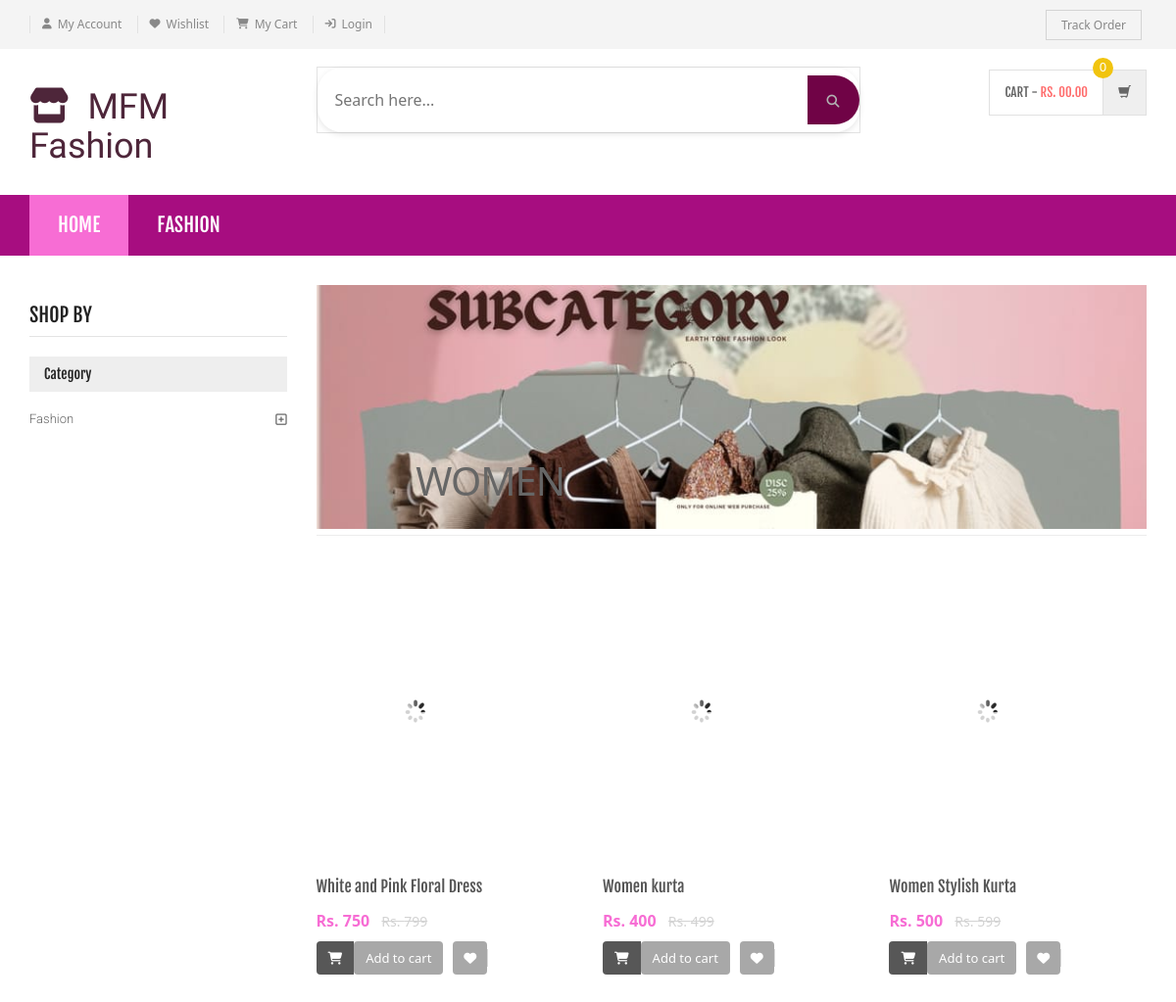
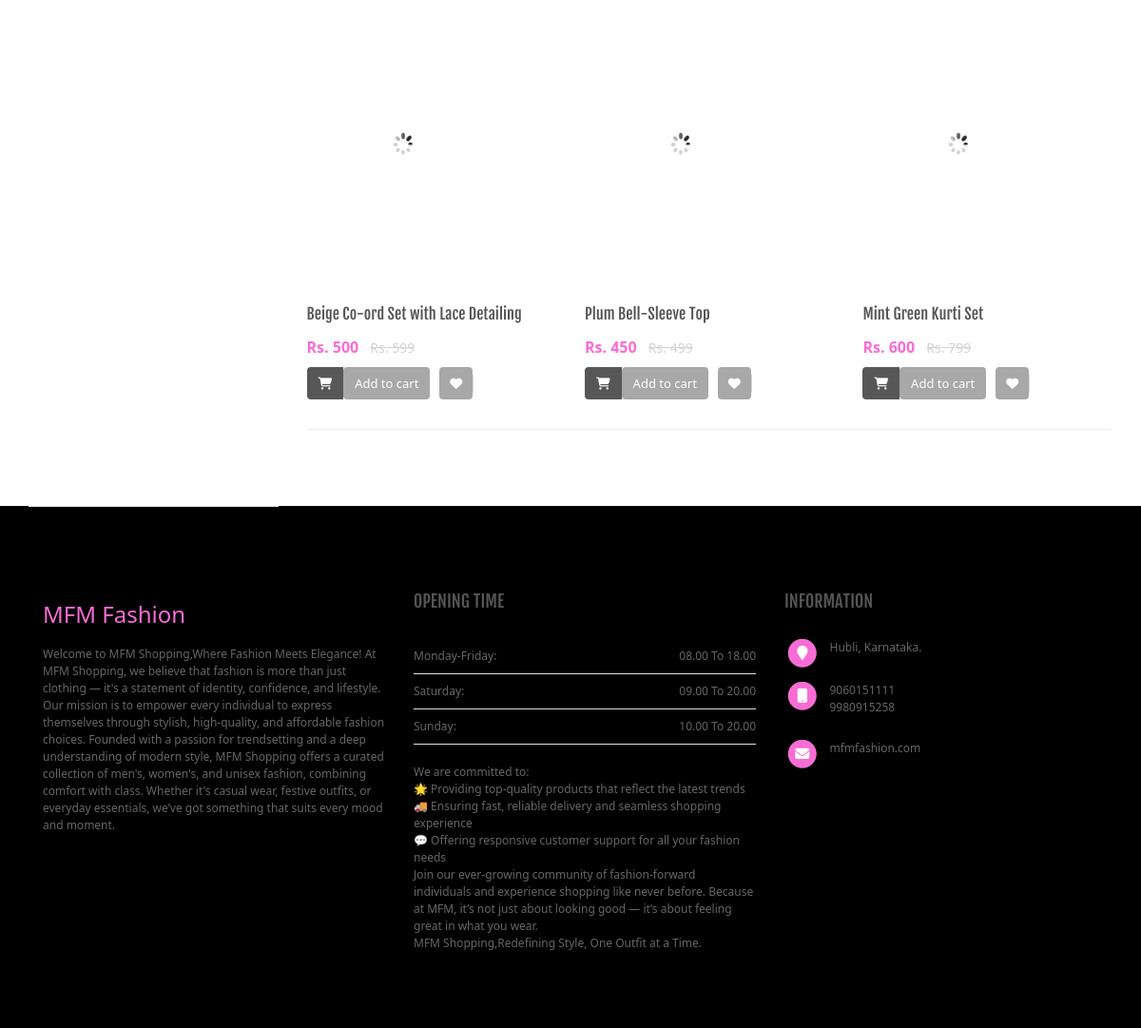
The page /shopping/sub-category.php?scid=29 on the database its author committed (2 pictures, top to bottom).
### tables this page shows
CREATE TABLE `category` (
  `id` int(11) NOT NULL,
  `categoryName` varchar(255) DEFAULT NULL,
  `categoryDescription` longtext DEFAULT NULL,
  `creationDate` timestamp NOT NULL DEFAULT current_timestamp(),
  `updationDate` varchar(255) DEFAULT NULL
);

CREATE TABLE `subcategory` (
  `id` int(11) NOT NULL,
  `categoryid` int(11) DEFAULT NULL,
  `subcategory` varchar(255) DEFAULT NULL,
  `creationDate` timestamp NULL DEFAULT current_timestamp(),
  `updationDate` varchar(255) DEFAULT NULL
);

CREATE TABLE `products` (
  `id` int(11) NOT NULL,
  `category` int(11) NOT NULL,
  `subCategory` int(11) DEFAULT NULL,
  `productName` varchar(255) DEFAULT NULL,
  `productCompany` varchar(255) DEFAULT NULL,
  `productPrice` int(11) DEFAULT NULL,
  `productPriceBeforeDiscount` int(11) DEFAULT NULL,
  `productDescription` longtext DEFAULT NULL,
  `productImage1` varchar(255) DEFAULT NULL,
  `productImage2` varchar(255) DEFAULT NULL,
  `productImage3` varchar(255) DEFAULT NULL,
  `shippingCharge` int(11) DEFAULT NULL,
  `productAvailability` varchar(255) DEFAULT NULL,
  `postingDate` timestamp NULL DEFAULT current_timestamp(),
  `updationDate` varchar(255) DEFAULT NULL,
  `stock_quantity` int(11) NOT NULL DEFAULT 0
);

### shopping/sub-category.php (the view, shortened to what this page needs)
<?php
include('includes/config.php');
$cid=intval($_GET['scid']);
?>
<!DOCTYPE html>
<html lang="en">
	<head>
	    <link rel="stylesheet" href="assets/css/bootstrap.min.css">
	    <link rel="stylesheet" href="assets/css/main.css">
	    <link rel="stylesheet" href="assets/css/red.css">
	    <link rel="stylesheet" href="assets/css/owl.carousel.css">
		<link rel="stylesheet" href="assets/css/owl.transitions.css">
		<link href="assets/css/lightbox.css" rel="stylesheet">
		<link rel="stylesheet" href="assets/css/animate.min.css">
		<link rel="stylesheet" href="assets/css/rateit.css">
		<link rel="stylesheet" href="assets/css/bootstrap-select.min.css">
		<link rel="stylesheet" href="assets/css/config.css">
		<link href="assets/css/green.css" rel="alternate stylesheet" title="Green color">
		<link href="assets/css/blue.css" rel="alternate stylesheet" title="Blue color">
		<link href="assets/css/red.css" rel="alternate stylesheet" title="Red color">
		<link href="assets/css/orange.css" rel="alternate stylesheet" title="Orange color">
		<link href="assets/css/dark-green.css" rel="alternate stylesheet" title="Darkgreen color">
		<link rel="stylesheet" href="assets/css/font-awesome.min.css">
	</head>
    <body class="cnt-home">
<header class="header-style-1">
<?php include('includes/top-header.php');?>
<?php include('includes/main-header.php');?>
<?php include('includes/menu-bar.php');?>
</header>
<div class="body-content outer-top-xs">
	<div class='container'>
		<div class='row outer-bottom-sm'>
			<div class='col-md-3 sidebar'>
	            <div class="sidebar-module-container">
	            	<h3 class="section-title">shop by</h3>
	            	<div class="sidebar-filter">
<div class="sidebar-widget wow fadeInUp outer-bottom-xs ">
	<div class="widget-header m-t-20 ">
		<h4 class="widget-title">Category</h4>
	</div>
	<div class="sidebar-widget-body m-t-10">
	         <?php $sql=mysqli_query($con,"select id,categoryName  from category");
while($row=mysqli_fetch_array($sql))
{
    ?>
		<div class="accordion">
	    	<div class="accordion-group">
	            <div class="accordion-heading">
	                <a href="category.php?cid=<?php echo $row['id'];?>"  class="accordion-toggle collapsed">
	                   <?php echo $row['categoryName'];?>
	                </a>
	            </div>
	        </div>
	    </div>
	    <?php } ?>
	</div>
</div>
	            	</div>
	            </div>
            </div>
			<div class='col-md-9'>
	<div id="category" class="category-carousel hidden-xs">
		<div class="item">
			<div class="image">
				<img src="assets/images/banners/cat-ban-2.jpg" alt="" class="img-responsive">
			</div>
			<div class="container-fluid">
				<div class="caption vertical-top text-left">
					<div class="big-text">
						<br />
					</div>
					       <?php $sql=mysqli_query($con,"select subcategory  from subcategory where id='$cid'");
while($row=mysqli_fetch_array($sql))
{
    ?>
					<div class="excerpt hidden-sm hidden-md">
						<?php echo htmlentities($row['subcategory']);?>
					</div>
			<?php } ?>
				</div>
			</div>
		</div>
</div>
				<div class="search-result-container">
					<div id="myTabContent" class="tab-content">
						<div class="tab-pane active " id="grid-container">
							<div class="category-product  inner-top-vs">
								<div class="row">
			<?php
$ret=mysqli_query($con,"select * from products where subCategory='$cid'");
$num=mysqli_num_rows($ret);
if($num>0)
{
while ($row=mysqli_fetch_array($ret))
{?>
		<div class="col-sm-6 col-md-4 wow fadeInUp">
			<div class="products">
	<div class="product">
		<div class="product-image">
			<div class="image">
				<a href="product-details.php?pid=<?php echo htmlentities($row['id']);?>"><img  src="assets/images/blank.gif" data-echo="admin/productimages/<?php echo htmlentities($row['id']);?>/<?php echo htmlentities($row['productImage1']);?>" alt="" width="200" height="300"></a>
			</div>
		</div>
		<div class="product-info text-left">
			<h3 class="name"><a href="product-details.php?pid=<?php echo htmlentities($row['id']);?>"><?php echo htmlentities($row['productName']);?></a></h3>
			<div class="product-price">
				<span class="price">
					Rs. <?php echo htmlentities($row['productPrice']);?>			</span>
										     <span class="price-before-discount">Rs. <?php echo htmlentities($row['productPriceBeforeDiscount']);?></span>
			</div>
		</div>
					<div class="cart clearfix animate-effect">
				<div class="action">
					<ul class="list-unstyled">
						<li class="add-cart-button btn-group">
						<?php if($row['productAvailability']=='In Stock'){?>
										<button class="btn btn-primary icon" data-toggle="dropdown" type="button">
								<i class="fa fa-shopping-cart"></i>
							</button>
							<a href="category.php?page=product&action=add&id=<?php echo $row['id']; ?>">
							<button class="btn btn-primary" type="button">Add to cart</button></a>
								<?php } else {?>
							<div class="action" style="color:red">Out of Stock</div>
					<?php } ?>
						</li>
		                <li class="lnk wishlist">
							<a class="add-to-cart" href="category.php?pid=<?php echo htmlentities($row['id'])?>&&action=wishlist" title="Wishlist">
								 <i class="icon fa fa-heart"></i>
							</a>
						</li>
					</ul>
				</div>
			</div>
			</div>
			</div>
		</div>
	  <?php } } else {?>
		<div class="col-sm-6 col-md-4 wow fadeInUp"> <h3>No Product Found</h3>
		</div>
<?php } ?>
										</div>
							</div>
						</div>
				</div>
			</div>
		</div></div>
</div>
</div>
<?php include('includes/footer.php');?>
</body>
</html>

### shopping/includes/menu-bar.php (shortened to what this page needs)
<div class="header-nav animate-dropdown">
    <div class="container">
        <div class="yamm navbar navbar-default" role="navigation">
            <div class="nav-bg-class">
                <div class="navbar-collapse collapse" id="mc-horizontal-menu-collapse">
	<div class="nav-outer">
		<ul class="nav navbar-nav">
			<li class="active dropdown yamm-fw">
				<a href="index.php" data-hover="dropdown" class="dropdown-toggle">Home</a>
			</li>
              <?php $sql=mysqli_query($con,"select id,categoryName  from category limit 6");
while($row=mysqli_fetch_array($sql))
{
    ?>
			<li class="dropdown yamm">
				<a href="category.php?cid=<?php echo $row['id'];?>"> <?php echo $row['categoryName'];?></a>
			</li>
			<?php } ?>
		</ul>
		<div class="clearfix"></div>
	</div>
</div>
            </div>
        </div>
    </div>
</div>

### shopping/assets/css/red.css (style rules this page uses)
a { color: #f76dd4; }
.header-style-1 .header-nav { background: #a70d80; }
.cnt-home .header-style-1 .header-nav .navbar .navbar-nav > li.active { background: #f76dd4; }
.product .product-info .product-price .price { color: #f76dd4; }
.sidebar .sidebar-module-container .sidebar-widget .sidebar-widget-body .accordion .accordion-group .accordion-heading .accordion-toggle, .sidebar .sidebar-module-container .sidebar-widget .sidebar-widget-body .accordion .accordion-group .accordion-heading .accordion-toggle:hover, .sidebar .sidebar-module-container .sidebar-widget .sidebar-widget-body .accordion .accordion-group .accordion-heading .accordion-toggle:focus, .sidebar .sidebar-module-container .sidebar-widget .sidebar-widget-body .accordion .accordion-group .accordion-heading .accordion-toggle:after { color: #ff6c6c; }

### shopping/assets/css/lightbox.css (style rules this page uses)
body:after { content: url(../images/close.png) url(../images/loading.gif) url(../images/prev.png) url(../images/next.png); display: none; }

### shopping/assets/css/green.css (style rules this page uses)
a { color: #abd07e; }
.header-style-1 .header-nav { background: #abd07e; }
.cnt-home .header-style-1 .header-nav .navbar .navbar-nav > li.active { background: #84b943; }
.product .product-info .product-price .price { color: #abd07e; }
.sidebar .sidebar-module-container .sidebar-widget .sidebar-widget-body .accordion .accordion-group .accordion-heading .accordion-toggle, .sidebar .sidebar-module-container .sidebar-widget .sidebar-widget-body .accordion .accordion-group .accordion-heading .accordion-toggle:hover, .sidebar .sidebar-module-container .sidebar-widget .sidebar-widget-body .accordion .accordion-group .accordion-heading .accordion-toggle:focus, .sidebar .sidebar-module-container .sidebar-widget .sidebar-widget-body .accordion .accordion-group .accordion-heading .accordion-toggle:after { color: #abd07e; }

### shopping/assets/css/blue.css (style rules this page uses)
a { color: #3498db; }
.header-style-1 .header-nav { background: #3498db; }
.cnt-home .header-style-1 .header-nav .navbar .navbar-nav > li.active { background: #1d6ca1; }
.product .product-info .product-price .price { color: #3498db; }
.sidebar .sidebar-module-container .sidebar-widget .sidebar-widget-body .accordion .accordion-group .accordion-heading .accordion-toggle, .sidebar .sidebar-module-container .sidebar-widget .sidebar-widget-body .accordion .accordion-group .accordion-heading .accordion-toggle:hover, .sidebar .sidebar-module-container .sidebar-widget .sidebar-widget-body .accordion .accordion-group .accordion-heading .accordion-toggle:focus, .sidebar .sidebar-module-container .sidebar-widget .sidebar-widget-body .accordion .accordion-group .accordion-heading .accordion-toggle:after { color: #3498db; }

### shopping/assets/css/orange.css (style rules this page uses)
a { color: #f39c12; }
.header-style-1 .header-nav { background: #f39c12; }
.cnt-home .header-style-1 .header-nav .navbar .navbar-nav > li.active { background: #ab6c09; }
.product .product-info .product-price .price { color: #f39c12; }
.sidebar .sidebar-module-container .sidebar-widget .sidebar-widget-body .accordion .accordion-group .accordion-heading .accordion-toggle, .sidebar .sidebar-module-container .sidebar-widget .sidebar-widget-body .accordion .accordion-group .accordion-heading .accordion-toggle:hover, .sidebar .sidebar-module-container .sidebar-widget .sidebar-widget-body .accordion .accordion-group .accordion-heading .accordion-toggle:focus, .sidebar .sidebar-module-container .sidebar-widget .sidebar-widget-body .accordion .accordion-group .accordion-heading .accordion-toggle:after { color: #f39c12; }

### shopping/assets/css/dark-green.css (style rules this page uses)
a { color: #12cca7; }
.header-style-1 .header-nav { background: #12cca7; }
.cnt-home .header-style-1 .header-nav .navbar .navbar-nav > li.active { background: #0b816a; }
.product .product-info .product-price .price { color: #12cca7; }
.sidebar .sidebar-module-container .sidebar-widget .sidebar-widget-body .accordion .accordion-group .accordion-heading .accordion-toggle, .sidebar .sidebar-module-container .sidebar-widget .sidebar-widget-body .accordion .accordion-group .accordion-heading .accordion-toggle:hover, .sidebar .sidebar-module-container .sidebar-widget .sidebar-widget-body .accordion .accordion-group .accordion-heading .accordion-toggle:focus, .sidebar .sidebar-module-container .sidebar-widget .sidebar-widget-body .accordion .accordion-group .accordion-heading .accordion-toggle:after { color: #12cca7; }

### rows shown on the page
category: categoryName "FASHION", categoryName "Fashion"
subcategory: subcategory "WOMEN"
products: productName "White and Pink Floral Dress", productPrice "750", productPriceBeforeDiscount "799"
products: productName "Women kurta", productPrice "400", productPriceBeforeDiscount "499"
products: productName "Women Stylish Kurta", productPrice "500", productPriceBeforeDiscount "599"
products: productName "Beige Co-ord Set with Lace Detailing", productPrice "500", productPriceBeforeDiscount "599"
products: productName "Plum Bell-Sleeve Top", productPrice "450", productPriceBeforeDiscount "499"
products: productName "Mint Green Kurti Set", productPrice "600", productPriceBeforeDiscount "799"
